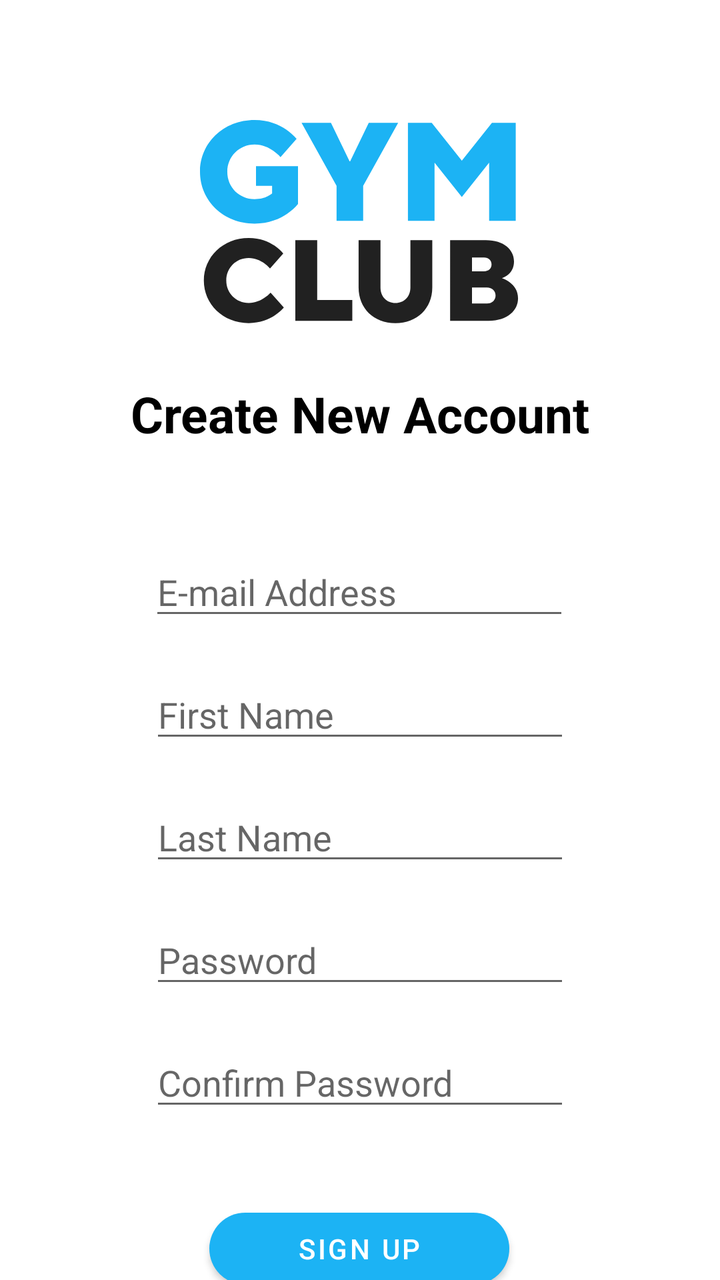
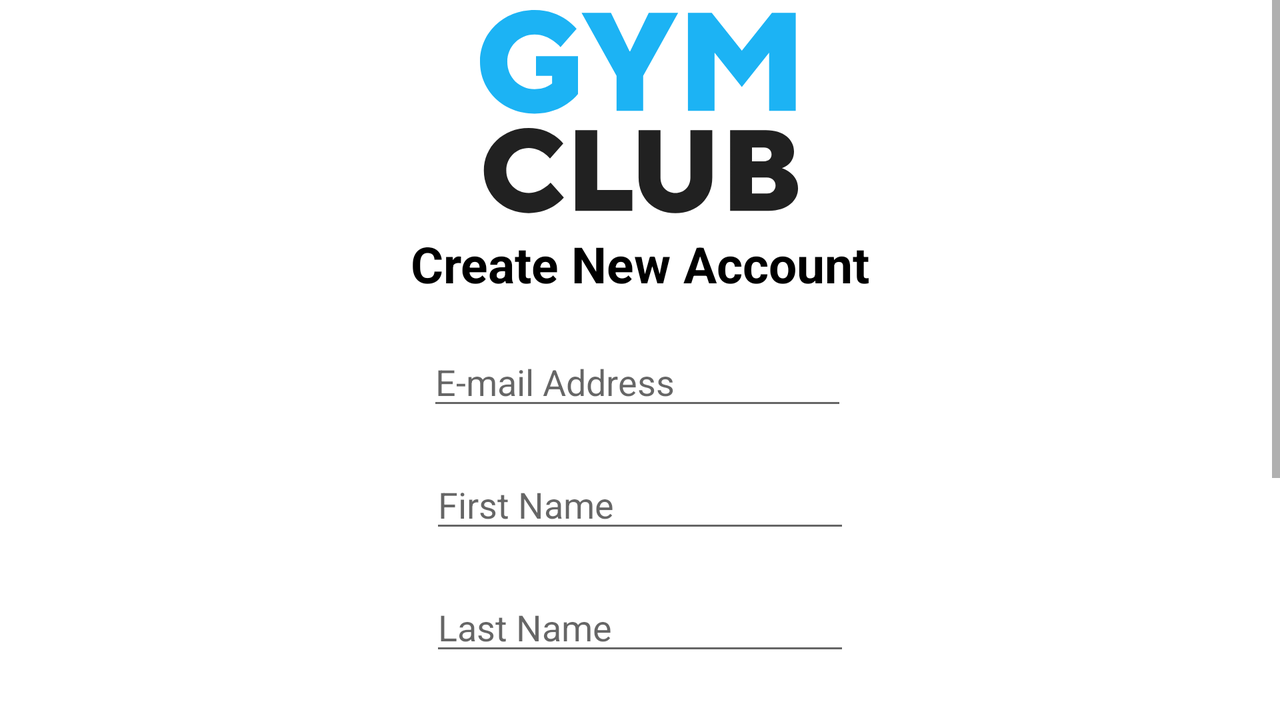

The same Android screen from two of the app's own layout files: first res/layout/ as a phone draws it, then the author's variant for another configuration, drawn on a device whose configuration selects that folder. Both files follow.
<!-- AndroidManifest.xml: application theme Theme.GymClub -->
<!-- res/layout/activity_register.xml -->
<?xml version="1.0" encoding="utf-8"?>
<androidx.constraintlayout.widget.ConstraintLayout xmlns:android="http://schemas.android.com/apk/res/android"
    xmlns:app="http://schemas.android.com/apk/res-auto"
    xmlns:tools="http://schemas.android.com/tools"
    android:layout_height="match_parent"
    android:layout_width="match_parent"
    tools:context=".LoginActivity">


    <com.google.android.material.button.MaterialButton
        android:id="@+id/button2"
        android:layout_width="450px"
        android:layout_height="wrap_content"
        android:layout_marginTop="40dp"
        android:text="@string/sign_up"
        app:cornerRadius="50dp"
        app:layout_constraintEnd_toEndOf="parent"
        app:layout_constraintHorizontal_bias="0.498"
        app:layout_constraintStart_toStartOf="parent"
        app:layout_constraintTop_toBottomOf="@id/editTextTextConfirmPassword" />

    <TextView
        android:id="@+id/textSignIN"
        android:layout_width="wrap_content"
        android:layout_height="wrap_content"
        android:text="@string/already_have_account"
        android:textColor="@color/gray1"
        android:textSize="14sp"
        app:layout_constraintEnd_toEndOf="parent"
        app:layout_constraintStart_toStartOf="parent"
        app:layout_constraintTop_toBottomOf="@id/button2" />

    <EditText
        android:id="@+id/editTextTextEmailAddress"
        android:layout_width="wrap_content"
        android:layout_height="wrap_content"
        android:layout_marginTop="50dp"
        android:ems="10"
        android:hint="@string/email"
        android:inputType="textEmailAddress"
        app:layout_constraintEnd_toEndOf="parent"
        app:layout_constraintHorizontal_bias="0.497"
        app:layout_constraintStart_toStartOf="parent"
        app:layout_constraintTop_toBottomOf="@id/textView"
        app:layout_constraintVertical_bias="0.273" />

    <EditText
        android:id="@+id/editTextTextFirstName"
        android:layout_width="wrap_content"
        android:layout_height="wrap_content"
        android:layout_marginTop="20dp"
        android:ems="10"
        android:hint="@string/first_name"
        android:inputType="textPersonName"
        app:layout_constraintEnd_toEndOf="parent"
        app:layout_constraintStart_toStartOf="parent"
        app:layout_constraintTop_toBottomOf="@+id/editTextTextEmailAddress" />

    <EditText
        android:id="@+id/editTextTextLastName"
        android:layout_width="wrap_content"
        android:layout_height="wrap_content"
        android:layout_marginTop="20dp"
        android:ems="10"
        android:hint="@string/last_name"
        android:inputType="textPersonName"
        app:layout_constraintEnd_toEndOf="parent"
        app:layout_constraintStart_toStartOf="parent"
        app:layout_constraintTop_toBottomOf="@+id/editTextTextFirstName" />

    <EditText
        android:id="@+id/editTextTextPassword"
        android:layout_width="wrap_content"
        android:layout_height="wrap_content"
        android:layout_marginTop="20dp"
        android:ems="10"
        android:hint="@string/password"
        android:inputType="textPassword"
        app:layout_constraintEnd_toEndOf="parent"
        app:layout_constraintStart_toStartOf="parent"
        app:layout_constraintTop_toBottomOf="@+id/editTextTextLastName" />

    <EditText
        android:id="@+id/editTextTextConfirmPassword"
        android:layout_width="wrap_content"
        android:layout_height="wrap_content"
        android:layout_marginTop="20dp"
        android:ems="10"
        android:hint="@string/confirm_password"
        android:inputType="textPassword"
        app:layout_constraintEnd_toEndOf="parent"
        app:layout_constraintStart_toStartOf="parent"
        app:layout_constraintTop_toBottomOf="@id/editTextTextPassword" />

    <TextView
        android:id="@+id/textView"
        android:layout_width="wrap_content"
        android:layout_height="wrap_content"
        android:layout_marginTop="130dp"
        android:text="Create New Account"
        android:textColor="@color/black"
        android:textSize="25dp"
        android:textStyle="bold"
        app:layout_constraintBottom_toTopOf="@+id/editTextTextEmailAddress"
        app:layout_constraintEnd_toEndOf="parent"
        app:layout_constraintStart_toStartOf="parent"
        app:layout_constraintTop_toTopOf="@id/imageView" />

    <ImageView
        android:id="@+id/imageView"
        android:layout_width="wrap_content"
        android:layout_height="wrap_content"
        android:layout_marginTop="60dp"
        app:layout_constraintEnd_toEndOf="parent"
        app:layout_constraintStart_toStartOf="parent"
        app:layout_constraintTop_toTopOf="parent"
        app:srcCompat="@drawable/ic_gym_club" />
</androidx.constraintlayout.widget.ConstraintLayout>
<!-- resources referenced by this layout -->
<resources>
  <color name="black">#FF000000</color>
  <color name="gray1">#212121</color>
  <!-- drawable ic_gym_club: vector/xml drawable (drawable, 2473 chars, omitted) -->
  <string name="already_have_account">Already Registered? Sign In</string>
  <string name="confirm_password">Confirm Password</string>
  <string name="email">E-mail Address</string>
  <string name="first_name">First Name</string>
  <string name="last_name">Last Name</string>
  <string name="password">Password</string>
  <string name="sign_up">Sign Up</string>
  <style name="Theme.GymClub" parent="Theme.MaterialComponents.DayNight.DarkActionBar">
          
          <item name="colorPrimary">@color/colorPrimary</item>
          <item name="colorPrimaryVariant">@color/colorPrimaryVariant</item>
          <item name="colorOnPrimary">@color/white</item>
  
          
          <item name="colorSecondary">@color/teal_200</item>
          <item name="colorSecondaryVariant">@color/teal_700</item>
          <item name="colorOnSecondary">@color/black</item>
          
          <item name="android:statusBarColor">?attr/colorPrimaryVariant</item>
          
          <item name="actionBarTheme">@style/Theme.GymClub.ActionBar</item>
      </style>
  <color name="colorPrimary">#1CB3F4</color>
  <color name="colorPrimaryVariant">#09719E</color>
  <color name="white">#FFFFFFFF</color>
  <color name="teal_200">#FF03DAC5</color>
  <color name="teal_700">#FF018786</color>
  <style name="Theme.GymClub.ActionBar">
          <item name="colorPrimary">@color/white</item>
      </style>
</resources>
<!-- res/layout-land/activity_register.xml (the author's variant of the layout above) -->
<!-- drawn on the phone turned sideways -->
<?xml version="1.0" encoding="utf-8"?>
<androidx.constraintlayout.widget.ConstraintLayout xmlns:android="http://schemas.android.com/apk/res/android"
    xmlns:app="http://schemas.android.com/apk/res-auto"
    xmlns:tools="http://schemas.android.com/tools"
    android:layout_height="match_parent"
    android:layout_width="match_parent"
    tools:context=".LoginActivity">

    <ScrollView
        android:layout_width="match_parent"
        android:layout_height="match_parent"
        app:layout_constraintBottom_toBottomOf="parent"
        app:layout_constraintTop_toTopOf="parent"
        app:layout_constraintEnd_toEndOf="parent"
        app:layout_constraintStart_toStartOf="parent">

        <androidx.constraintlayout.widget.ConstraintLayout
            android:layout_width="match_parent"
            android:layout_height="match_parent">
        <com.google.android.material.button.MaterialButton
            android:id="@+id/button2"
            android:layout_width="450px"
            android:layout_height="wrap_content"
            android:layout_marginTop="20dp"
            android:text="@string/sign_up"
            app:cornerRadius="50dp"
            app:layout_constraintEnd_toEndOf="parent"
            app:layout_constraintHorizontal_bias="0.498"
            app:layout_constraintStart_toStartOf="parent"
            app:layout_constraintTop_toBottomOf="@id/editTextConfirmPassword" />

        <TextView
            android:id="@+id/textSignIN"
            android:layout_width="wrap_content"
            android:layout_height="wrap_content"
            android:text="@string/already_have_account"
            android:textColor="@color/gray1"
            android:textSize="14sp"
            android:layout_marginBottom="20dp"
            app:layout_constraintEnd_toEndOf="parent"
            app:layout_constraintStart_toStartOf="parent"
            app:layout_constraintTop_toBottomOf="@id/button2" />

        <EditText
            android:id="@+id/editTextEmailAddress"
            android:layout_width="wrap_content"
            android:layout_height="wrap_content"
            android:layout_marginTop="20dp"
            android:ems="10"
            android:hint="E-mail Address"
            android:inputType="textEmailAddress"
            app:layout_constraintEnd_toEndOf="parent"
            app:layout_constraintHorizontal_bias="0.497"
            app:layout_constraintStart_toStartOf="parent"
            app:layout_constraintTop_toBottomOf="@id/textView"
            app:layout_constraintVertical_bias="0.273" />

            <EditText
                android:id="@+id/editTextTextFirstName"
                android:layout_width="wrap_content"
                android:layout_height="wrap_content"
                android:layout_marginTop="20dp"
                android:ems="10"
                android:hint="@string/first_name"
                android:inputType="textPersonName"
                app:layout_constraintEnd_toEndOf="parent"
                app:layout_constraintStart_toStartOf="parent"
                app:layout_constraintTop_toBottomOf="@+id/editTextEmailAddress" />

            <EditText
                android:id="@+id/editTextTextLastName"
                android:layout_width="wrap_content"
                android:layout_height="wrap_content"
                android:layout_marginTop="20dp"
                android:ems="10"
                android:hint="@string/last_name"
                android:inputType="textPersonName"
                app:layout_constraintEnd_toEndOf="parent"
                app:layout_constraintStart_toStartOf="parent"
                app:layout_constraintTop_toBottomOf="@+id/editTextTextFirstName" />

            <EditText
            android:id="@+id/editTextPassword"
            android:layout_width="wrap_content"
            android:layout_height="wrap_content"
            android:layout_marginTop="20dp"
            android:ems="10"
            android:hint="Password"
            android:inputType="textPassword"
            app:layout_constraintEnd_toEndOf="parent"
            app:layout_constraintStart_toStartOf="parent"
            app:layout_constraintTop_toBottomOf="@+id/editTextTextLastName" />

        <EditText
            android:id="@+id/editTextConfirmPassword"
            android:layout_width="wrap_content"
            android:layout_height="wrap_content"
            android:layout_marginTop="20dp"
            android:ems="10"
            android:hint="Confirm Password"
            android:inputType="textPassword"
            app:layout_constraintEnd_toEndOf="parent"
            app:layout_constraintStart_toStartOf="parent"
            app:layout_constraintTop_toBottomOf="@id/editTextPassword" />

        <TextView
            android:id="@+id/textView"
            android:layout_width="wrap_content"
            android:layout_height="wrap_content"
            android:layout_marginTop="110dp"
            android:text="Create New Account"
            android:textColor="@color/black"
            android:textSize="25dp"
            android:textStyle="bold"
            app:layout_constraintBottom_toTopOf="@+id/editTextEmailAddress"
            app:layout_constraintEnd_toEndOf="parent"
            app:layout_constraintStart_toStartOf="parent"
            app:layout_constraintTop_toTopOf="@id/imageView" />

        <ImageView
            android:id="@+id/imageView"
            android:layout_width="wrap_content"
            android:layout_height="wrap_content"
            android:layout_marginTop="5dp"
            app:layout_constraintEnd_toEndOf="parent"
            app:layout_constraintStart_toStartOf="parent"
            app:layout_constraintTop_toTopOf="parent"
            app:srcCompat="@drawable/ic_gym_club" />

        </androidx.constraintlayout.widget.ConstraintLayout>
    </ScrollView>
</androidx.constraintlayout.widget.ConstraintLayout>
<!-- resources referenced by the variant -->
<!-- as the phone turned sideways resolves them -->
<resources>
  <color name="black">#FF000000</color>
  <color name="gray1">#212121</color>
  <!-- drawable ic_gym_club: vector/xml drawable (drawable, 2473 chars, omitted) -->
  <string name="already_have_account">Already Registered? Sign In</string>
  <string name="first_name">First Name</string>
  <string name="last_name">Last Name</string>
  <string name="sign_up">Sign Up</string>
  <style name="Theme.GymClub" parent="Theme.MaterialComponents.DayNight.DarkActionBar">
          
          <item name="colorPrimary">@color/colorPrimary</item>
          <item name="colorPrimaryVariant">@color/colorPrimaryVariant</item>
          <item name="colorOnPrimary">@color/white</item>
  
          
          <item name="colorSecondary">@color/teal_200</item>
          <item name="colorSecondaryVariant">@color/teal_700</item>
          <item name="colorOnSecondary">@color/black</item>
          
          <item name="android:statusBarColor">?attr/colorPrimaryVariant</item>
          
          <item name="actionBarTheme">@style/Theme.GymClub.ActionBar</item>
      </style>
  <color name="colorPrimary">#1CB3F4</color>
  <color name="colorPrimaryVariant">#09719E</color>
  <color name="white">#FFFFFFFF</color>
  <color name="teal_200">#FF03DAC5</color>
  <color name="teal_700">#FF018786</color>
  <style name="Theme.GymClub.ActionBar">
          <item name="colorPrimary">@color/white</item>
      </style>
</resources>
